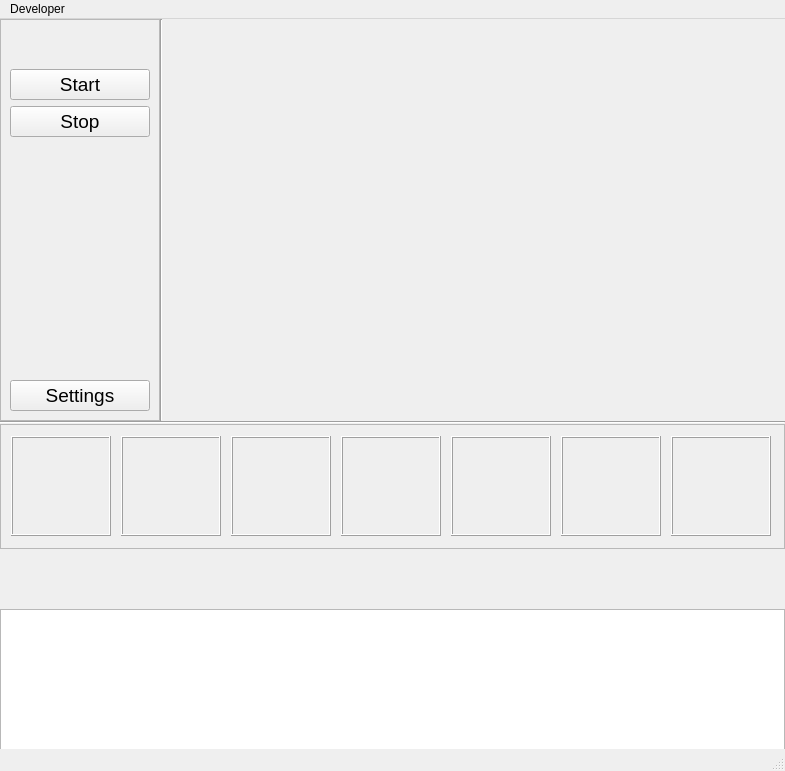
<?xml version="1.0" encoding="UTF-8"?>
<ui version="4.0">
 <class>MainWindow</class>
 <widget class="QMainWindow" name="MainWindow">
  <property name="geometry">
   <rect>
    <x>0</x>
    <y>0</y>
    <width>785</width>
    <height>771</height>
   </rect>
  </property>
  <property name="windowTitle">
   <string>MainWindow</string>
  </property>
  <widget class="QWidget" name="centralwidget">
   <layout class="QVBoxLayout" name="verticalLayout">
    <property name="spacing">
     <number>0</number>
    </property>
    <property name="sizeConstraint">
     <enum>QLayout::SetMinimumSize</enum>
    </property>
    <property name="leftMargin">
     <number>0</number>
    </property>
    <property name="topMargin">
     <number>0</number>
    </property>
    <property name="rightMargin">
     <number>0</number>
    </property>
    <property name="bottomMargin">
     <number>0</number>
    </property>
    <item>
     <layout class="QHBoxLayout" name="horizontalLayout">
      <item>
       <widget class="QFrame" name="frame">
        <property name="minimumSize">
         <size>
          <width>150</width>
          <height>400</height>
         </size>
        </property>
        <property name="frameShape">
         <enum>QFrame::StyledPanel</enum>
        </property>
        <property name="frameShadow">
         <enum>QFrame::Raised</enum>
        </property>
        <layout class="QVBoxLayout" name="verticalLayout_2">
         <item>
          <spacer name="verticalSpacer_2">
           <property name="orientation">
            <enum>Qt::Vertical</enum>
           </property>
           <property name="sizeType">
            <enum>QSizePolicy::Fixed</enum>
           </property>
           <property name="sizeHint" stdset="0">
            <size>
             <width>20</width>
             <height>40</height>
            </size>
           </property>
          </spacer>
         </item>
         <item>
          <widget class="QPushButton" name="pushButton_start">
           <property name="sizePolicy">
            <sizepolicy hsizetype="Fixed" vsizetype="Fixed">
             <horstretch>0</horstretch>
             <verstretch>0</verstretch>
            </sizepolicy>
           </property>
           <property name="minimumSize">
            <size>
             <width>140</width>
             <height>0</height>
            </size>
           </property>
           <property name="font">
            <font>
             <pointsize>14</pointsize>
            </font>
           </property>
           <property name="text">
            <string>Start</string>
           </property>
          </widget>
         </item>
         <item>
          <widget class="QPushButton" name="pushButton_stop">
           <property name="sizePolicy">
            <sizepolicy hsizetype="Fixed" vsizetype="Fixed">
             <horstretch>0</horstretch>
             <verstretch>0</verstretch>
            </sizepolicy>
           </property>
           <property name="minimumSize">
            <size>
             <width>140</width>
             <height>0</height>
            </size>
           </property>
           <property name="font">
            <font>
             <pointsize>14</pointsize>
            </font>
           </property>
           <property name="text">
            <string>Stop</string>
           </property>
          </widget>
         </item>
         <item>
          <spacer name="verticalSpacer">
           <property name="orientation">
            <enum>Qt::Vertical</enum>
           </property>
           <property name="sizeHint" stdset="0">
            <size>
             <width>20</width>
             <height>40</height>
            </size>
           </property>
          </spacer>
         </item>
         <item>
          <widget class="QPushButton" name="pushButton_stop_2">
           <property name="sizePolicy">
            <sizepolicy hsizetype="Fixed" vsizetype="Fixed">
             <horstretch>0</horstretch>
             <verstretch>0</verstretch>
            </sizepolicy>
           </property>
           <property name="minimumSize">
            <size>
             <width>140</width>
             <height>0</height>
            </size>
           </property>
           <property name="font">
            <font>
             <pointsize>14</pointsize>
            </font>
           </property>
           <property name="text">
            <string>Settings</string>
           </property>
          </widget>
         </item>
        </layout>
       </widget>
      </item>
      <item>
       <widget class="Line" name="line">
        <property name="orientation">
         <enum>Qt::Vertical</enum>
        </property>
       </widget>
      </item>
      <item>
       <widget class="QLabel" name="label_thermal_stream">
        <property name="sizePolicy">
         <sizepolicy hsizetype="Expanding" vsizetype="Expanding">
          <horstretch>0</horstretch>
          <verstretch>0</verstretch>
         </sizepolicy>
        </property>
        <property name="minimumSize">
         <size>
          <width>600</width>
          <height>400</height>
         </size>
        </property>
        <property name="text">
         <string/>
        </property>
       </widget>
      </item>
     </layout>
    </item>
    <item>
     <widget class="Line" name="line_2">
      <property name="orientation">
       <enum>Qt::Horizontal</enum>
      </property>
     </widget>
    </item>
    <item>
     <widget class="QFrame" name="frame_2">
      <property name="minimumSize">
       <size>
        <width>300</width>
        <height>125</height>
       </size>
      </property>
      <property name="frameShape">
       <enum>QFrame::StyledPanel</enum>
      </property>
      <property name="frameShadow">
       <enum>QFrame::Raised</enum>
      </property>
      <layout class="QHBoxLayout" name="horizontalLayout_2">
       <property name="spacing">
        <number>3</number>
       </property>
       <property name="leftMargin">
        <number>3</number>
       </property>
       <property name="topMargin">
        <number>3</number>
       </property>
       <property name="rightMargin">
        <number>3</number>
       </property>
       <property name="bottomMargin">
        <number>3</number>
       </property>
       <item>
        <widget class="QFrame" name="frame_4">
         <property name="minimumSize">
          <size>
           <width>100</width>
           <height>100</height>
          </size>
         </property>
         <property name="maximumSize">
          <size>
           <width>100</width>
           <height>100</height>
          </size>
         </property>
         <property name="frameShape">
          <enum>QFrame::Box</enum>
         </property>
         <property name="frameShadow">
          <enum>QFrame::Raised</enum>
         </property>
        </widget>
       </item>
       <item>
        <widget class="QFrame" name="frame_6">
         <property name="minimumSize">
          <size>
           <width>100</width>
           <height>100</height>
          </size>
         </property>
         <property name="maximumSize">
          <size>
           <width>100</width>
           <height>100</height>
          </size>
         </property>
         <property name="frameShape">
          <enum>QFrame::Box</enum>
         </property>
         <property name="frameShadow">
          <enum>QFrame::Raised</enum>
         </property>
        </widget>
       </item>
       <item>
        <widget class="QFrame" name="frame_7">
         <property name="minimumSize">
          <size>
           <width>100</width>
           <height>100</height>
          </size>
         </property>
         <property name="maximumSize">
          <size>
           <width>100</width>
           <height>100</height>
          </size>
         </property>
         <property name="frameShape">
          <enum>QFrame::Box</enum>
         </property>
         <property name="frameShadow">
          <enum>QFrame::Raised</enum>
         </property>
        </widget>
       </item>
       <item>
        <widget class="QFrame" name="frame_9">
         <property name="minimumSize">
          <size>
           <width>100</width>
           <height>100</height>
          </size>
         </property>
         <property name="maximumSize">
          <size>
           <width>100</width>
           <height>100</height>
          </size>
         </property>
         <property name="frameShape">
          <enum>QFrame::Box</enum>
         </property>
         <property name="frameShadow">
          <enum>QFrame::Raised</enum>
         </property>
        </widget>
       </item>
       <item>
        <widget class="QFrame" name="frame_8">
         <property name="minimumSize">
          <size>
           <width>100</width>
           <height>100</height>
          </size>
         </property>
         <property name="maximumSize">
          <size>
           <width>100</width>
           <height>100</height>
          </size>
         </property>
         <property name="frameShape">
          <enum>QFrame::Box</enum>
         </property>
         <property name="frameShadow">
          <enum>QFrame::Raised</enum>
         </property>
        </widget>
       </item>
       <item>
        <widget class="QFrame" name="frame_5">
         <property name="minimumSize">
          <size>
           <width>100</width>
           <height>100</height>
          </size>
         </property>
         <property name="maximumSize">
          <size>
           <width>100</width>
           <height>100</height>
          </size>
         </property>
         <property name="frameShape">
          <enum>QFrame::Box</enum>
         </property>
         <property name="frameShadow">
          <enum>QFrame::Raised</enum>
         </property>
        </widget>
       </item>
       <item>
        <widget class="QFrame" name="frame_3">
         <property name="minimumSize">
          <size>
           <width>100</width>
           <height>100</height>
          </size>
         </property>
         <property name="maximumSize">
          <size>
           <width>100</width>
           <height>100</height>
          </size>
         </property>
         <property name="frameShape">
          <enum>QFrame::Box</enum>
         </property>
         <property name="frameShadow">
          <enum>QFrame::Raised</enum>
         </property>
        </widget>
       </item>
      </layout>
     </widget>
    </item>
    <item>
     <widget class="QTextEdit" name="textEdit">
      <property name="minimumSize">
       <size>
        <width>0</width>
        <height>200</height>
       </size>
      </property>
      <property name="maximumSize">
       <size>
        <width>16777215</width>
        <height>80</height>
       </size>
      </property>
      <property name="font">
       <font>
        <pointsize>10</pointsize>
       </font>
      </property>
      <property name="readOnly">
       <bool>true</bool>
      </property>
     </widget>
    </item>
   </layout>
  </widget>
  <widget class="QStatusBar" name="statusbar"/>
  <widget class="QMenuBar" name="menuBar">
   <property name="geometry">
    <rect>
     <x>0</x>
     <y>0</y>
     <width>785</width>
     <height>21</height>
    </rect>
   </property>
   <widget class="QMenu" name="menuDeveloper">
    <property name="title">
     <string>Developer</string>
    </property>
    <widget class="QMenu" name="menuLog_Level_2">
     <property name="title">
      <string>Log Level</string>
     </property>
     <addaction name="actionDISABLE"/>
     <addaction name="actionWARNING"/>
     <addaction name="actionINFO"/>
     <addaction name="actionDEBUG"/>
     <addaction name="actionVERBOSE"/>
    </widget>
    <addaction name="action_show_log_view"/>
    <addaction name="menuLog_Level_2"/>
   </widget>
   <addaction name="menuDeveloper"/>
  </widget>
  <action name="actionDISABLE2">
   <property name="checkable">
    <bool>true</bool>
   </property>
   <property name="text">
    <string>DISABLE</string>
   </property>
  </action>
  <action name="actionWARNING2">
   <property name="checkable">
    <bool>true</bool>
   </property>
   <property name="text">
    <string>WARNING</string>
   </property>
  </action>
  <action name="actionINFO2">
   <property name="checkable">
    <bool>true</bool>
   </property>
   <property name="text">
    <string>INFO</string>
   </property>
  </action>
  <action name="actionDEBUG2">
   <property name="checkable">
    <bool>true</bool>
   </property>
   <property name="text">
    <string>DEBUG</string>
   </property>
  </action>
  <action name="actionVERBOSE2">
   <property name="checkable">
    <bool>true</bool>
   </property>
   <property name="text">
    <string>VERBOSE</string>
   </property>
  </action>
  <action name="action_show_log_view">
   <property name="checkable">
    <bool>true</bool>
   </property>
   <property name="text">
    <string>Show log view</string>
   </property>
  </action>
  <action name="actionDISABLE">
   <property name="checkable">
    <bool>true</bool>
   </property>
   <property name="text">
    <string>DISABLE</string>
   </property>
  </action>
  <action name="actionWARNING">
   <property name="checkable">
    <bool>true</bool>
   </property>
   <property name="text">
    <string>WARNING</string>
   </property>
  </action>
  <action name="actionINFO">
   <property name="checkable">
    <bool>true</bool>
   </property>
   <property name="text">
    <string>INFO</string>
   </property>
  </action>
  <action name="actionDEBUG">
   <property name="checkable">
    <bool>true</bool>
   </property>
   <property name="text">
    <string>DEBUG</string>
   </property>
  </action>
  <action name="actionVERBOSE">
   <property name="checkable">
    <bool>true</bool>
   </property>
   <property name="text">
    <string>VERBOSE</string>
   </property>
  </action>
 </widget>
 <resources/>
 <connections/>
</ui>
